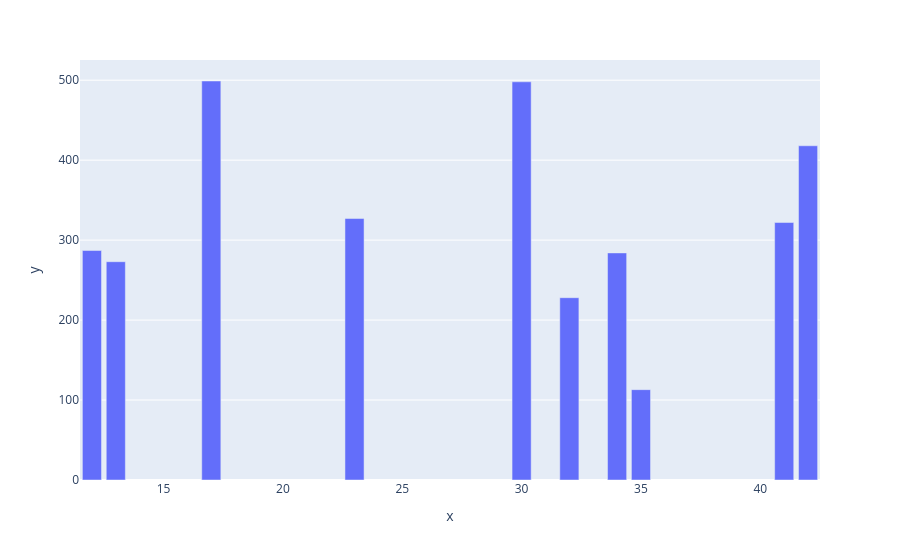

Notebook code cell kept with this figure:
### Code cell
import plotly.express as px
x = np.array(random.sample(range(1, 50), 10))
y = np.array(random.sample(range(100, 500), 10))
fig = px.bar(x=x, y=y)
fig.show()

### Figure 1 — Plotly figure (JSON) as saved in the notebook; plotly's stock layout.template omitted (floating-point values rounded to 4 significant figures)
{"data": [{"hovertemplate": "x=%{x}<br>y=%{y}<extra></extra>", "legendgroup": "", "marker": {"color": "#636efa", "pattern": {"shape": ""}}, "name": "", "orientation": "v", "showlegend": false, "textposition": "auto", "type": "bar", "x": [34, 42, 32, 30, 13, 12, 17, 41, 23, 35], "xaxis": "x", "y": [284, 418, 228, 498, 273, 287, 499, 322, 327, 113], "yaxis": "y"}], "layout": {"barmode": "relative", "legend": {"tracegroupgap": 0}, "margin": {"t": 60}, "xaxis": {"anchor": "y", "domain": [0, 1], "title": {"text": "x"}}, "yaxis": {"anchor": "x", "domain": [0, 1], "title": {"text": "y"}}}}
